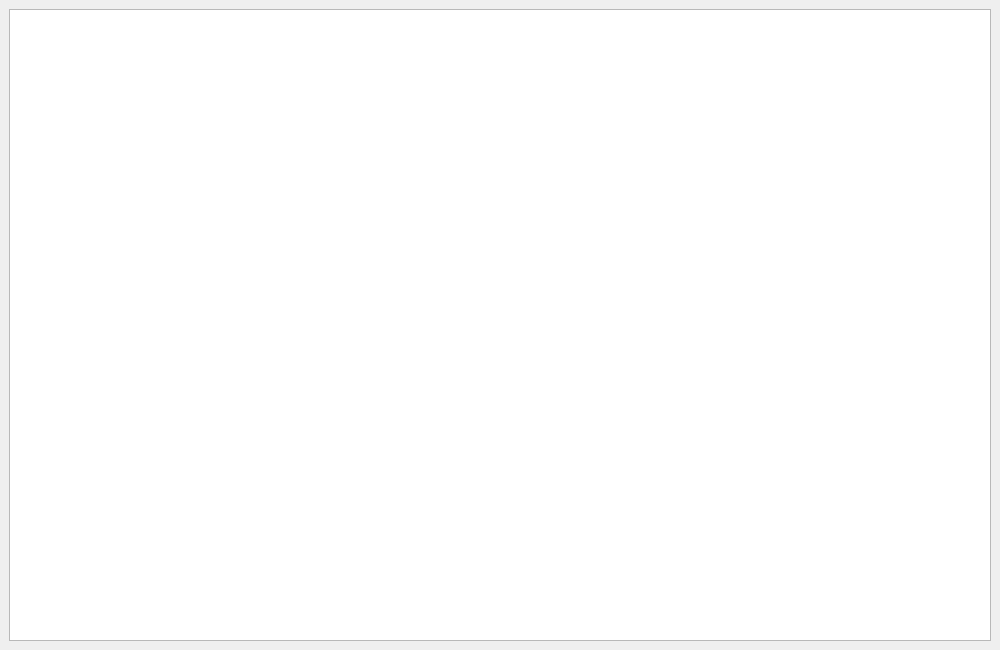
<?xml version="1.0" encoding="UTF-8"?>
<ui version="4.0">
 <class>Niveles</class>
 <widget class="QWidget" name="Niveles">
  <property name="geometry">
   <rect>
    <x>0</x>
    <y>0</y>
    <width>1000</width>
    <height>650</height>
   </rect>
  </property>
  <property name="minimumSize">
   <size>
    <width>1000</width>
    <height>650</height>
   </size>
  </property>
  <property name="maximumSize">
   <size>
    <width>1000</width>
    <height>650</height>
   </size>
  </property>
  <property name="windowTitle">
   <string>HellBurn</string>
  </property>
  <property name="windowIcon">
   <iconset resource="Imagenes.qrc">
    <normaloff>:/Imagenes/ICONO.png</normaloff>:/Imagenes/ICONO.png</iconset>
  </property>
  <widget class="QGraphicsView" name="graphicsView">
   <property name="geometry">
    <rect>
     <x>9</x>
     <y>9</y>
     <width>982</width>
     <height>632</height>
    </rect>
   </property>
  </widget>
  <widget class="QLabel" name="Marco">
   <property name="geometry">
    <rect>
     <x>0</x>
     <y>0</y>
     <width>1000</width>
     <height>650</height>
    </rect>
   </property>
   <property name="text">
    <string/>
   </property>
   <property name="pixmap">
    <pixmap resource="Imagenes.qrc">:/Imagenes/MARCO.png</pixmap>
   </property>
   <property name="scaledContents">
    <bool>true</bool>
   </property>
  </widget>
 </widget>
 <resources>
  <include location="Imagenes.qrc"/>
 </resources>
 <connections/>
</ui>
